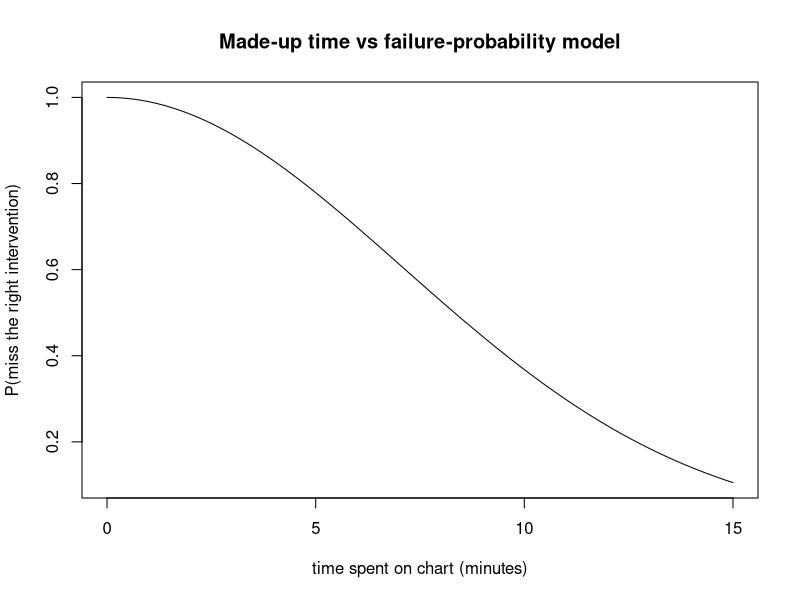

R code for this plot:
## ---- chunk 1
knitr::opts_chunk$set(echo = TRUE)
## ---- chunk 2
fail_prob <- function(t) exp(-t^2 / 100)
ts <- seq(0, 15, by = 0.1)
plot(ts, fail_prob(ts), type = "l",
     xlab = "time spent on chart (minutes)",
     ylab = "P(miss the right intervention)",
     main = "Made-up time vs failure-probability model")
